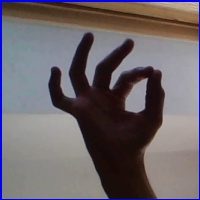
#> input picture asl_alphabet_images/asl_alphabet_test/asl_alphabet_test/F_test.jpg, 200 x 200 px
$ python -i load_and_predict.py   (imports and definitions only)
#> lines starting #> are read from the running program, lines starting #| are printed output that depends on the picture
from backend.neural_network.neural_network import Model
import numpy
import cv2
import os
from matplotlib import pyplot as plt

DIRECTORY_PATH = "/Users/anna/desktop/school/A LEVEL - ANNA/COMPUTER SCIENCE/NEA"

def process_image(image_path: str):

    image = cv2.imread(image_path)
#> image is the input picture: shape (200, 200, 3); mean B, G, R 106, 100.8, 108.5

    if image is None:
        raise ValueError("Error: Could not read image.")

    gray_image = cv2.cvtColor(image, cv2.COLOR_BGR2GRAY)
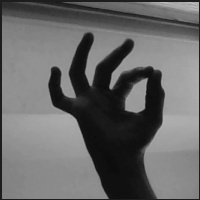
#> gray_image: shape (200, 200); min 11, max 192, mean 103.7

    threshold_value, thresholded_image = cv2.threshold(gray_image, 1, 255, cv2.THRESH_BINARY)
#> thresholded_image: shape (200, 200); every value is 255

    processed_image = cv2.resize(thresholded_image, (28, 28))
#> processed_image: shape (28, 28); every value is 255

    processed_image_data = (processed_image.reshape(1, -1).astype(numpy.float32) - 127.5) / 127.5

    return processed_image_data


# [42 lines left out: function load_and_predict, not called in this run]

"""
if __name__ == "__main__":
    image_data = process_image("C_test.png")
    print(load_and_predict("asl.model", image_data))
"""

"""
DISPLAYING IMAGES TESTING:

    plt.figure(figsize=(15, 5))

    plt.subplot(1, 3, 1)
    plt.imshow(cv2.cvtColor(img, cv2.COLOR_BGR2RGB))
    plt.title('Original Image')
    plt.axis('off')

    plt.subplot(1, 3, 2)
    plt.imshow(gray, cmap='gray')
    plt.title('Grayscale Conversion')
    plt.axis('off')

    plt.subplot(1, 3, 3)
    plt.imshow(thresh, cmap='gray')
    plt.title('Processed Image (White Hand)')
    plt.axis('off')

    plt.tight_layout()
    plt.show()

"""


'''
#LOADING SAVED MODEL
model = Model.load('asl_model')
model.evaluate(X_test, y_test)
'''

'''

# Label index to label name relation
fashion_mnist_labels = {
    0: 'T-shirt/top',
    1: 'Trouser',
    2: 'Pullover',
    3: 'Dress',
    4: 'Coat',
    5: 'Sandal',
    6: 'Shirt',
    7: 'Sneaker',
    8: 'Bag',
    9: 'Ankle boot'
}

# Read an image
image_data = cv2.imread('pants.png', cv2.IMREAD_GRAYSCALE)

# Resize to the same size as Fashion MNIST images
image_data = cv2.resize(image_data, (28, 28))

# Invert image colors
image_data = 255 - image_data

# Reshape and scale pixel data
image_data = (image_data.reshape(1, -1).astype(np.float32) - 127.5) / 127.5

# Load the model
model = Model.load('fashion_mnist.model')

# Predict on the image
confidences = model.predict(image_data)

# Get prediction instead of confidence levels
predictions = model.output_layer_activation.predictions(confidences)

# Get label name from label index
prediction = fashion_mnist_labels[predictions[0]]

print(prediction)
'''

'''
#PREDICTING WITH ASL MODEL
asl_labels = {
    0: 'A',
    1: 'B',
    2: 'C',
    3: 'D',
    4: 'E',
    5: 'F',
    6: 'G',
    7: 'H',
    8: 'I',
    9: 'J',
    10: 'K',
    11: 'L',
    12: 'M',
    13: 'N',
    14: 'O',
    15: 'P',
    16: 'Q',
    17: 'R',
    18: 'S',
    19: 'T',
    20: 'U',
    21: 'V',
    22: 'W',
    23: 'X',
    24: 'Y',
    25: 'Z',
}


image_data = cv2.imread(os.path.join("/Users/anna/desktop/school/A LEVEL - ANNA/COMPUTER SCIENCE/NEA_TEST/j_test.jpg"), cv2.IMREAD_GRAYSCALE)

image_data = cv2.resize(image_data, (64, 64))

threshold_value, image_data = cv2.threshold(image_data, 127, 255, cv2.THRESH_BINARY_INV)

# Reshape and scale pixel data
image_data = (image_data.reshape(1, -1).astype(np.float32)) / 255.0

# Load the model
model = Model.load('asl.model')

# Predict on the image
confidences = model.predict(image_data)

# Get prediction instead of confidence levels
predictions = model.output_layer_activation.predictions(confidences)

# Get label name from label index
prediction = asl_labels[predictions[0]]

print(prediction)
'''

>>> result = process_image('../../asl_alphabet_images/asl_alphabet_test/asl_alphabet_test/F_test.jpg')
